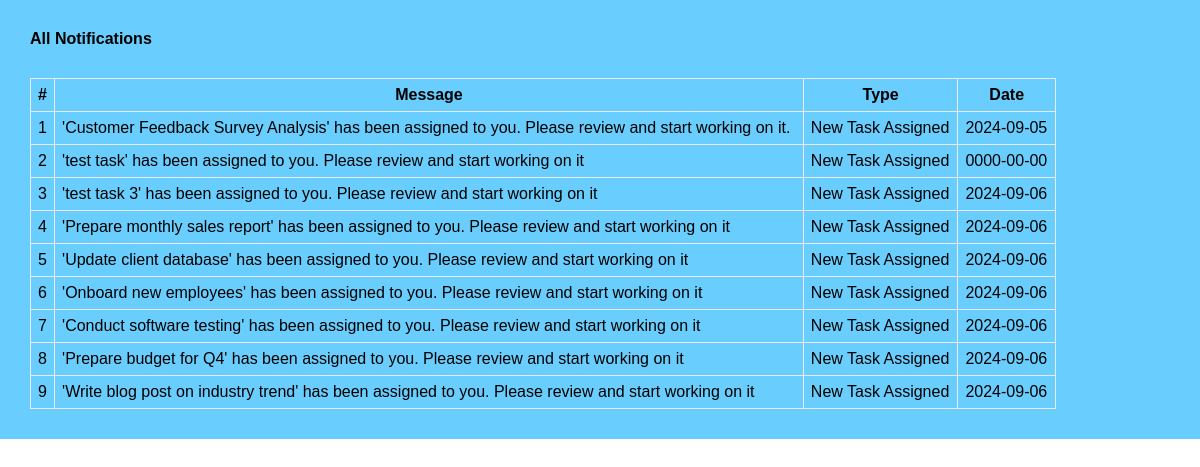
Page /notifications.php (signed in) on the committed database.
### tables this page shows
CREATE TABLE `notifications` (
  `id` int(11) NOT NULL,
  `message` text NOT NULL,
  `recipient` int(11) NOT NULL,
  `type` varchar(50) NOT NULL,
  `date` date NOT NULL DEFAULT current_timestamp(),
  `is_read` tinyint(1) DEFAULT 0
);

### app/model/Notification.php (called while the page is built, shortened)
<?php
function get_all_my_notifications($conn, $id){
	$sql = "SELECT * FROM notifications WHERE recipient=?";
	$stmt = $conn->prepare($sql);
	$stmt->execute([$id]);
	if($stmt->rowCount() > 0){
		$notifications = $stmt->fetchAll();
	}else $notifications = 0;
	return $notifications;
}

### notifications.php (the view, shortened to what this page needs)
<?php
if (isset($_SESSION['role']) && isset($_SESSION['id'])) {
    include "DB_connection.php";
    include "app/Model/Notification.php";
    $notifications = get_all_my_notifications($conn, $_SESSION['id']);
 ?>
<!DOCTYPE html>
<html>
<head>
	<link rel="stylesheet" href="https://stackpath.bootstrapcdn.com/font-awesome/4.7.0/css/font-awesome.min.css">
	<link rel="stylesheet" href="css/style.css">
</head>
<body>
	<div class="body">
		<section class="section-1">
			<h4 class="title">All Notifications</h4>
			<?php if ($notifications != 0) { ?>
			<table class="main-table">
				<tr>
					<th>#</th>
					<th>Message</th>
					<th>Type</th>
					<th>Date</th>
				</tr>
				<?php $i=0; foreach ($notifications as $notification) { ?>
				<tr>
					<td><?=++$i?></td>
					<td><?=$notification['message']?></td>
					<td><?=$notification['type']?></td>
					<td><?=$notification['date']?></td>
				</tr>
			   <?php	} ?>
			</table>
		<?php }else { ?>
			<h3>You have zero notification</h3>
		<?php  }?>
		</section>
	</div>
</body>
</html>
<?php }else{
   $em = "First login";
   header("Location: login.php?error=$em");
   exit();
}
 ?>

### css/style.css (style rules this page uses)
* { padding: 0; margin: 0; box-sizing: border-box; font-family: arial, sans-serif; }
.body { display: flex; }
.section-1 { padding: 30px; width: 100%; background: rgb(105, 206, 253); }
.section-1 .title { margin-bottom: 10px; }
.main-table, .main-table tr, .main-table th, .main-table td { border: 1px solid #e9ebee; border-collapse: collapse; padding: 7px; }
.main-table { width: 90%; margin-top: 30px; }

### rows in the picture
notifications: message "'Customer Feedback Survey Analysis' has been assigned to you. Please review and start working on it.", type "New Task Assigned", date "2024-09-05"
notifications: message "'test task' has been assigned to you. Please review and start working on it", type "New Task Assigned", date "0000-00-00"
notifications: message "'test task 3' has been assigned to you. Please review and start working on it", type "New Task Assigned", date "2024-09-06"
notifications: message "'Prepare monthly sales report' has been assigned to you. Please review and start working on it", type "New Task Assigned", date "2024-09-06"
notifications: message "'Update client database' has been assigned to you. Please review and start working on it", type "New Task Assigned", date "2024-09-06"
notifications: message "'Onboard new employees' has been assigned to you. Please review and start working on it", type "New Task Assigned", date "2024-09-06"
notifications: message "'Conduct software testing' has been assigned to you. Please review and start working on it", type "New Task Assigned", date "2024-09-06"
notifications: message "'Prepare budget for Q4' has been assigned to you. Please review and start working on it", type "New Task Assigned", date "2024-09-06"
notifications: message "'Write blog post on industry trend' has been assigned to you. Please review and start working on it", type "New Task Assigned", date "2024-09-06"
